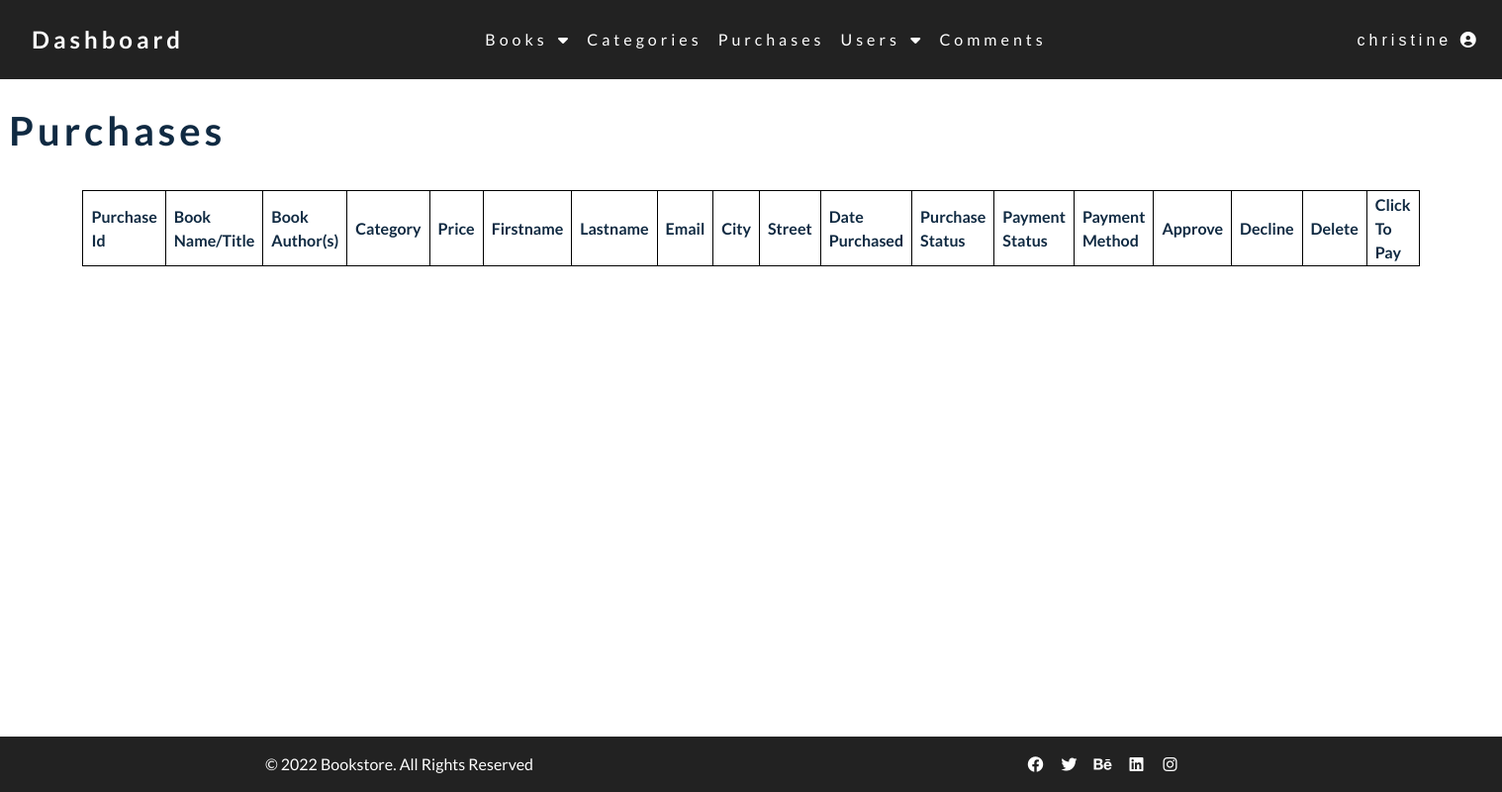
The app's page /admin/purchases.php (signed in), older data.
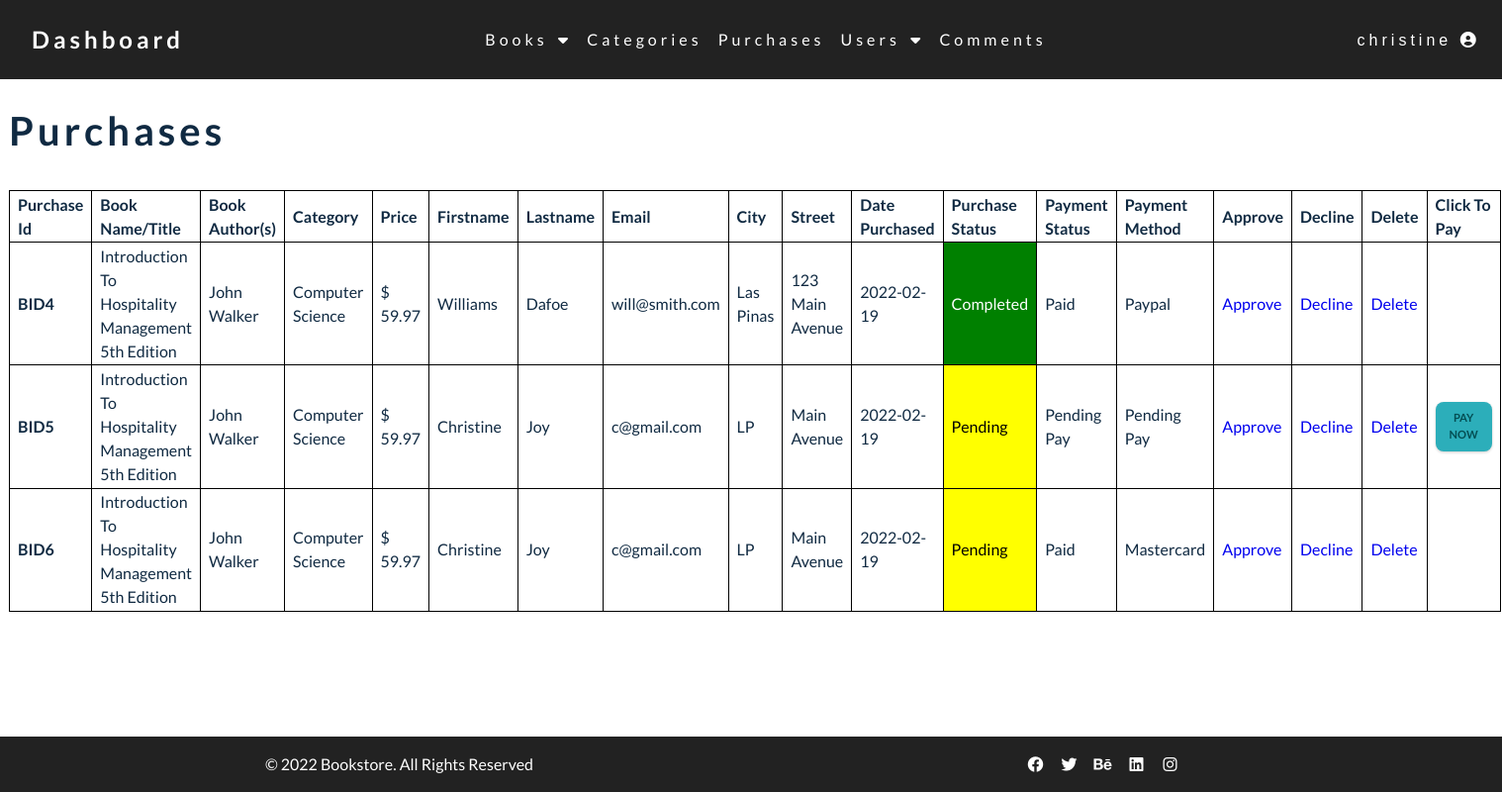
The same page, newer data.
### tables this page shows
CREATE TABLE `purchases` (
  `id` int(3) NOT NULL,
  `book_name` varchar(255) NOT NULL,
  `book_author` varchar(255) NOT NULL,
  `book_category` varchar(255) NOT NULL,
  `book_price` float NOT NULL,
  `client_firstname` varchar(255) NOT NULL,
  `client_lastname` varchar(255) NOT NULL,
  `client_username` varchar(255) NOT NULL,
  `client_email` varchar(255) NOT NULL,
  `client_city` varchar(255) NOT NULL,
  `client_street_address` varchar(255) NOT NULL,
  `purchase_status` varchar(11) NOT NULL,
  `purchase_date` date NOT NULL,
  `payment_method` varchar(11) NOT NULL,
  `payment_status` varchar(11) NOT NULL
);

CREATE TABLE `categories` (
  `category_id` int(3) NOT NULL,
  `category` varchar(255) NOT NULL
);

### admin/purchases.php (the view, shortened to what this page needs)
<?php include "./includes/admin_header.php"; ?>
<?php include "./includes/admin_navigation.php"; ?>
<?php include "./includes/admin_sidebar.php"; ?>
<div class="section section-center purchases-center">
  <div class="section-title purchases-title">
    <h2>purchases </h2>
  </div>
  <div class="purchases">
    <table class="purchases-table">
      <thead>
        <tr>
            <th>Purchase Id</th>
            <th>Book Name/Title</th>
            <th>Book Author(s)</th>
            <th>Category</th>
            <th>Price</th>
            <th>Firstname</th>
            <th>Lastname</th>
            <th>Email</th>
            <th>City</th>
            <th>Street</th>
            <th>Date Purchased</th>
            <th>Purchase Status</th>
            <th>Payment Status</th>
            <th>Payment Method</th>
            <th>Approve</th>
            <th>Decline</th>
            <th>Delete</th>
            <th>Click To Pay</th>
        </tr>
    </thead>
<tbody>
<?php
$query = "SELECT * FROM purchases";
$display_purchase_info = mysqli_query($connection, $query);
while($row = mysqli_fetch_assoc($display_purchase_info)){
    $purchase_id = $row['id'];
    $db_book_name = $row['book_name'];
    $db_book_author = $row['book_author'];
    $db_book_category_id = $row['book_category'];
    $db_book_price = $row['book_price'];
    $db_client_firstname = $row['client_firstname'];
    $db_client_lastname = $row['client_lastname'];
    $db_client_email = $row['client_email'];
    $db_client_street_address = $row['client_street_address'];
    $db_client_city = $row['client_city'];
    $db_purchase_date = $row['purchase_date'];
    $db_purchase_status = $row['purchase_status'];
    $db_payment_method = $row['payment_method'];
    $db_payment_status = $row['payment_status'];
    echo "<tr>";
    echo "<td><strong>BID{$purchase_id}</strong></td>";
    echo "<td> ". ucwords($db_book_name) . " </td>";
    echo "<td> " . ucwords($db_book_author) . " </td>";
    $venue_query = "SELECT * FROM categories WHERE category_id = {$db_book_category_id} ";
    $fetch_category = mysqli_query($connection, $venue_query);
    while($row = mysqli_fetch_array($fetch_category)){
    $category = $row['category'];
    echo "<td> " . ucwords($category) . "</td>";
    }
    echo "<td>$ {$db_book_price}</td>";
    echo "<td> " . ucwords($db_client_firstname) . " </td>";
    echo "<td> " . ucwords($db_client_lastname) . " </td>";
    echo "<td>$db_client_email</td>";
    echo "<td> " . ucwords($db_client_city) . " </td>";
    echo "<td> " . ucwords($db_client_street_address) . " </td>";
    echo "<td>{$db_purchase_date}</td>";
    if($db_purchase_status === 'Completed'){
        echo "<td style='background-color: green; color: white;'> " . ucwords($db_purchase_status) . " </td>";
    } else if($db_purchase_status === 'Declined') {
        echo "<td style='background-color: red; color: white;'> " . ucwords($db_purchase_status) . " </td>";
    }
    else {
        echo "<td style='background-color: yellow; color: black;'> " . ucwords($db_purchase_status) . " </td>";
    }
    echo "<td> " . ucwords($db_payment_status) . " </td>";
    echo "<td> " . ucwords($db_payment_method) . " </td>";
    echo "<td><a onClick=\"javascript: return confirm('Are you sure you want to approve?'); \" href='purchases.php?complete_purchase={$purchase_id}'>Approve</a></td>";
    echo "<td><a onClick=\"javascript: return confirm('Are you sure you want to decline?'); \" href='purchases.php?decline_purchase={$purchase_id}'>Decline</a></td>";
    echo "<td><a onClick=\"javascript: return confirm('Are you sure you want to delete?'); \" href='purchases.php?delete={$purchase_id}'>Delete</a></td>";
    if($db_payment_status !== 'Paid'){
        echo "<td><a href='../payment.php?b_id=${purchase_id}' class='btn pay-btn'>Pay Now</a></td>";
    }
    echo "</tr>";
}
?>
      </tbody>
    </table>
  </div>
</div>
      <?php include "./includes/admin_footer.php"; ?>

### admin/includes/admin_header.php (shortened to what this page needs)
<!DOCTYPE html>
<html lang="en">
  <head>
    <link rel="stylesheet" href="./css/main.css" />
    <link
      rel="stylesheet"
      href="../fontawesome-free-6.0.0-web/css/all.min.css"
    />
  </head>
  <body>
    <main class="main">
      <header class="header">

### admin/includes/admin_navigation.php (shortened to what this page needs)
<nav class="nav" id="nav">
          <div class="nav-center">
            <div class="nav-header">
              <h2><a href="index.php">Dashboard</a></h2>
            </div>
            <ul class="nav-links">
              <li>
                <a id="postDropBtn">books
                  <button class="user-icon">
                    <i class="fa-solid fa-caret-down"></i>
                  </button>
                </a>
              </li>
              <li>
                <a href="categories.php">categories</a>
              </li>
              <li>
                <a href="./purchases.php">purchases</a>
              </li>
              <li>
                <a id="userDropBtn">users
                  <button class="user-icon">
                    <i class="fa-solid fa-caret-down"></i>
                  </button>
                </a>
              </li>
              <li>
                <a href="comments.php">comments</a>
              </li>
            </ul>
            <div class="dropdown user-dropdown">
              <div class="user-icon">
                <button class="user-icon username" id="dropBtn"><?php echo $_SESSION['username']; ?>
                  <i class="fa-solid fa-circle-user"></i>
                </button>
              </div>
            </div>
          </div>
        </nav>

### admin/includes/admin_sidebar.php (shortened to what this page needs)
</header>

### admin/includes/admin_footer.php (shortened to what this page needs)
      <footer class="footer">
        <div class="footer-text">
          <p>&copy; <span id="date"></span> bookstore. all rights reserved</p>
        </div>
        <ul class="social-icons">
          <li>
            <a href="https://www.facebook.com" class="social-icon">
              <i class="fab fa-facebook"></i>
            </a>
          </li>
          <li>
            <a href="https://www.facebook.com" class="social-icon">
              <i class="fab fa-twitter"></i>
            </a>
          </li>
          <li>
            <a href="https://www.facebook.com" class="social-icon">
              <i class="fab fa-behance"></i>
            </a>
          </li>
          <li>
            <a href="https://www.facebook.com" class="social-icon">
              <i class="fab fa-linkedin"></i>
            </a>
          </li>
          <li>
            <a href="https://www.facebook.com" class="social-icon">
              <i class="fab fa-instagram"></i>
            </a>
          </li>
        </ul>
      </footer>
    </main>
  </body>
</html>

Row changes from the older to the newer data that the page shows:
added purchases: id "4", book_name "Introduction To Hospitality Management 5th Edition", book_author "John Walker", book_price "59.97", client_firstname "Williams", client_lastname "Dafoe", client_email "will@smith.com", client_city "Las Pinas", client_street_address "123 Main Avenue", purchase_date "2022-02-19", purchase_status "Completed", payment_status "Paid", payment_method "Paypal"
now on this page (row unchanged): categories: category "Computer Science"
added purchases: id "5", book_name "Introduction To Hospitality Management 5th Edition", book_author "John Walker", book_price "59.97", client_firstname "Christine", client_lastname "Joy", client_email "c@gmail.com", client_city "LP", client_street_address "Main Avenue", purchase_date "2022-02-19", purchase_status "Pending", payment_status "Pending Pay", payment_method "Pending Pay"
added purchases: id "6", book_name "Introduction To Hospitality Management 5th Edition", book_author "John Walker", book_price "59.97", client_firstname "Christine", client_lastname "Joy", client_email "c@gmail.com", client_city "LP", client_street_address "Main Avenue", purchase_date "2022-02-19", purchase_status "Pending", payment_status "Paid", payment_method "Mastercard"
